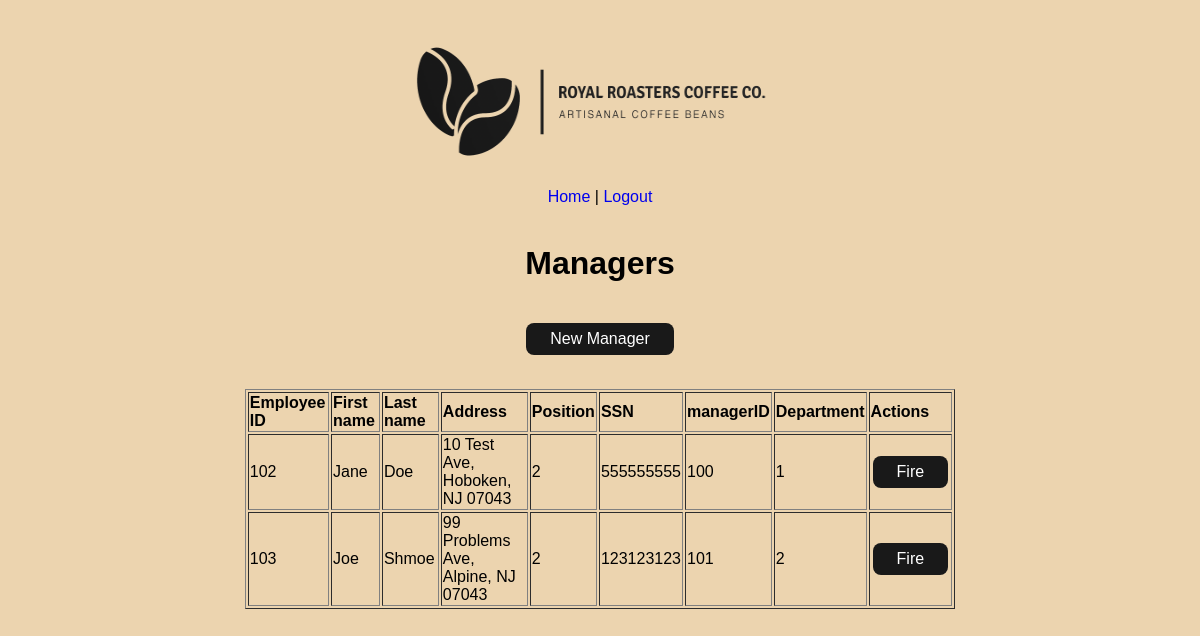
Screenshot of /editor-manager.php (signed in) with the database file from the repository.
### tables this page shows
CREATE TABLE `employee` (
  `empID` int(3) UNSIGNED NOT NULL,
  `emp_fname` varchar(20) NOT NULL,
  `emp_lname` varchar(20) NOT NULL,
  `emp_address` varchar(100) NOT NULL,
  `position` tinyint(4) NOT NULL,
  `ssn` char(9) NOT NULL,
  `managerID` int(3) UNSIGNED NOT NULL,
  `deptID` int(1) UNSIGNED NOT NULL,
  `e_username` varchar(50) NOT NULL,
  `e_passwd` varchar(255) DEFAULT NULL
);

### editor-manager.php (the view, shortened to what this page needs)
<?php
require_once('functions.php');
include "header.php";
if($_SESSION['position'] == "1"){
    @ $db = DBconnect();
    $getallmanagers = "select * from employee where position=2";
    $result         = $db->query($getallmanagers);
    $managers       = $result->fetch_all(MYSQLI_ASSOC);
    ?>
    <h1 style="text-align:center;">Managers</h1>
    <div class="cart-table">
      <form method="post" action="registerEmployee.php">
         <button>New Manager</button>
      </form>
    </div>
    <div class="cart-table">
    <table border="1" style="width:60%; text-align: left;">
      <tr>
        <th>Employee ID</th>
        <th>First name</th>
        <th>Last name</th>
        <th>Address</th>
        <th>Position</th>
        <th>SSN</th>
        <th>managerID</th>
        <th>Department</th>
        <th>Actions</th>
      </tr>
      <?php
    foreach($managers as $manager){
      $empID 	    = $manager['empID'];
      $fname      = $manager['emp_fname'];
      $lname 	    = $manager['emp_lname'];
      $address 	  = $manager['emp_address'];
      $position 	= $manager['position'];
      $ssn 	      = $manager['ssn'];
      $managerID 	= $manager['managerID'];
      $deptID     = $manager['deptID'];
    ?>
    <tr>
      <td><?php echo $empID;      ?></td>
      <td><?php echo $fname;      ?></td>
      <td><?php echo $lname;      ?></td>
      <td><?php echo $address;    ?></td>
      <td><?php echo $position;   ?></td>
      <td><?php echo $ssn;        ?></td>
      <td><?php echo $managerID;  ?></td>
      <td><?php echo $deptID;     ?></td>
    <form method="post" action="DBdelete-manager.php">
      <td>
        <button name="selectedManager" value=<?php echo $empID;?>>Fire</button>
      </td>
    </form>
    </tr>
    <?php
    }
}else{
    ?>
    <p>You are not authorize to access the page</p>
    <?php
}
?>

### style.css (style rules this page uses)
body { font-family: 'Helvetica', 'Arial', sans-serif; color: #000000; font-size: 12pt; background-color: #ECD4AF; }
button { background-color: #191919; border: none; color: white; padding: 7px 24px; border-radius: 8px; text-align: center; text-decoration: none; display: inline-block; font-size: 16px; margin: 4px 2px; cursor: pointer; }
.cart-table { display: flex; justify-content: center; margin-left: auto; margin-right: auto; padding-top: 15px; padding-bottom: 15px; }

### rows the page displays
employee: empID "102", emp_fname "Jane", emp_lname "Doe", emp_address "10 Test Ave, Hoboken, NJ 07043", position "2", ssn "555555555", managerID "100", deptID "1"
employee: empID "103", emp_fname "Joe", emp_lname "Shmoe", emp_address "99 Problems Ave, Alpine, NJ 07043", position "2", ssn "123123123", managerID "101", deptID "2"
